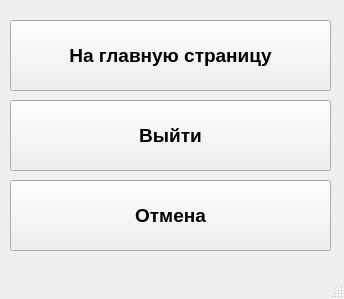
<?xml version="1.0" encoding="UTF-8"?>
<ui version="4.0">
 <class>MainWindow2</class>
 <widget class="QMainWindow" name="MainWindow2">
  <property name="geometry">
   <rect>
    <x>0</x>
    <y>0</y>
    <width>344</width>
    <height>299</height>
   </rect>
  </property>
  <property name="windowTitle">
   <string>Выход</string>
  </property>
  <widget class="QWidget" name="centralwidget">
   <widget class="QPushButton" name="pushButton">
    <property name="geometry">
     <rect>
      <x>10</x>
      <y>20</y>
      <width>321</width>
      <height>71</height>
     </rect>
    </property>
    <property name="font">
     <font>
      <pointsize>14</pointsize>
      <weight>75</weight>
      <bold>true</bold>
     </font>
    </property>
    <property name="text">
     <string>На главную страницу</string>
    </property>
   </widget>
   <widget class="QPushButton" name="pushButton_2">
    <property name="geometry">
     <rect>
      <x>10</x>
      <y>100</y>
      <width>321</width>
      <height>71</height>
     </rect>
    </property>
    <property name="font">
     <font>
      <pointsize>14</pointsize>
      <weight>75</weight>
      <bold>true</bold>
     </font>
    </property>
    <property name="text">
     <string>Выйти</string>
    </property>
   </widget>
   <widget class="QPushButton" name="pushButton_3">
    <property name="geometry">
     <rect>
      <x>10</x>
      <y>180</y>
      <width>321</width>
      <height>71</height>
     </rect>
    </property>
    <property name="font">
     <font>
      <pointsize>14</pointsize>
      <weight>75</weight>
      <bold>true</bold>
     </font>
    </property>
    <property name="text">
     <string>Отмена</string>
    </property>
   </widget>
  </widget>
  <widget class="QMenuBar" name="menubar">
   <property name="geometry">
    <rect>
     <x>0</x>
     <y>0</y>
     <width>344</width>
     <height>21</height>
    </rect>
   </property>
  </widget>
  <widget class="QStatusBar" name="statusbar"/>
 </widget>
 <resources/>
 <connections/>
</ui>
